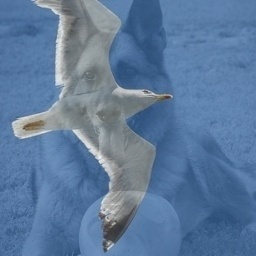
#> input picture MixUp Sample.jpg, 256 x 256 px, given in place of Linaeus5_2.jpg, which was not available
$ python cutmix_sample.py
#> lines starting #> are read from the running program, lines starting #| are printed output that depends on the picture; pictures that were not available may be replaced by others from this repository, and a replacement may not be noted
import cv2
import numpy as np
import random

def load_and_preprocess_image(image_path, target_size):
    """
    Load and preprocess an image from the given file path.

    Args:
        image_path (str): File path to the image.
        target_size (tuple): Target size (height, width) for resizing the image.

    Returns:
        np.ndarray: Preprocessed image as a NumPy array.
    """
#> called with image_path = 'Linaeus5_2.jpg', target_size = (224, 224)
    image = cv2.imread(image_path)
#> image is the input picture: shape (256, 256, 3); mean B, G, R 155.9, 121.6, 92.9
    image = cv2.cvtColor(image, cv2.COLOR_BGR2RGB)  # Convert to RGB format
    image = cv2.resize(image, target_size)  # Resize to the target size
#> image: shape (224, 224, 3)
    image = image.astype(np.float32) / 255.0  # Normalize pixel values to [0, 1]
    return image

def cutmix(image_path1, image_path2, output_path, beta=1.0):
    """
    Perform CutMix augmentation on two images and save the mixed image.

    Args:
        image_path1 (str): File path to the first image.
        image_path2 (str): File path to the second image.
        output_path (str): File path to save the mixed image.
        beta (float): Mixing ratio parameter (0.0 to 1.0). Default is 1.0.
    """
    # Load and preprocess the images
    image1 = load_and_preprocess_image(image_path1, (224, 224))
    image2 = load_and_preprocess_image(image_path2, (224, 224))
#> call 2 of load_and_preprocess_image, with image_path = 'Linaeus5_1.jpg', target_size = (224, 224)
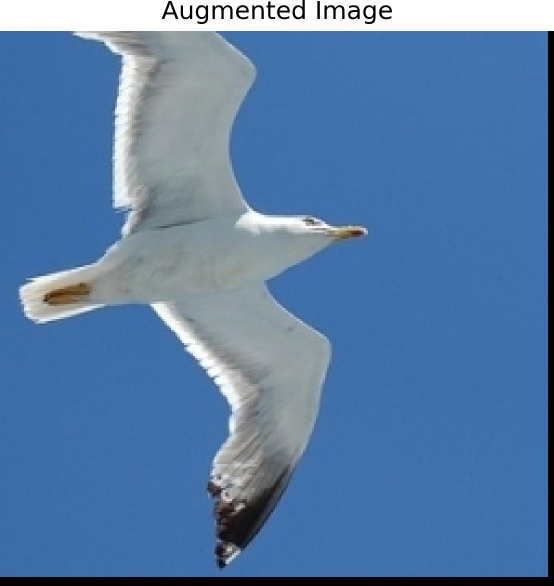
#> input picture augmented_image.jpg, 1108 x 1171 px, given in place of Linaeus5_1.jpg, which was not available (shown at 1/2 size)
#> in load_and_preprocess_image, image is the input picture: shape (1171, 1108, 3); mean B, G, R 166.5, 124.4, 87.6
#> in load_and_preprocess_image (call 2), `image = cv2.resize(image, target_size)`:
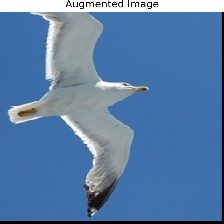
#> image: shape (224, 224, 3); mean R, G, B 87.8, 124.6, 166.8

    # Ensure the images have the same dimensions
    if image1.shape != image2.shape:
        raise ValueError("Input images must have the same dimensions.")

    # Generate random coordinates for the cutout region
    height, width, _ = image1.shape
#> height = 224; width = 224
    lam = np.random.beta(beta, beta)
    lam = max(lam, 1.0 - lam)
    cut_width = int(width * np.sqrt(1.0 - lam))
#> cut_width = 136
    cut_height = int(height * np.sqrt(1.0 - lam))
#> cut_height = 136
    cx = np.random.randint(0, width - cut_width + 1)
#> cx = 67
    cy = np.random.randint(0, height - cut_height + 1)
#> cy = 67

    # Create the mixed image
    mixed_image = image1.copy()
    mixed_image[cy:cy + cut_height, cx:cx + cut_width] = image2[cy:cy + cut_height, cx:cx + cut_width]
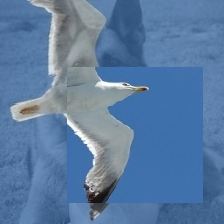
#> mixed_image: shape (224, 224, 3) float32; mean R, G, B 0.354, 0.482, 0.632

    # Save the mixed image
    mixed_image = (mixed_image * 255.0).astype(np.uint8)  # Convert back to uint8 format
    mixed_image = cv2.cvtColor(mixed_image, cv2.COLOR_RGB2BGR)  # Convert to BGR format
    cv2.imwrite(output_path, mixed_image)

# Example usage:
image_path2 = 'Linaeus5_1.jpg'
image_path1 = 'Linaeus5_2.jpg'
output_path = 'path_to_save_mixed_image.jpg'

# Specify the mixing parameter (beta)
beta = 0.5  # You can adjust this value

# Apply CutMix and save the mixed image
cutmix(image_path1, image_path2, output_path, beta)

# The mixed image is saved at the specified output_path.
